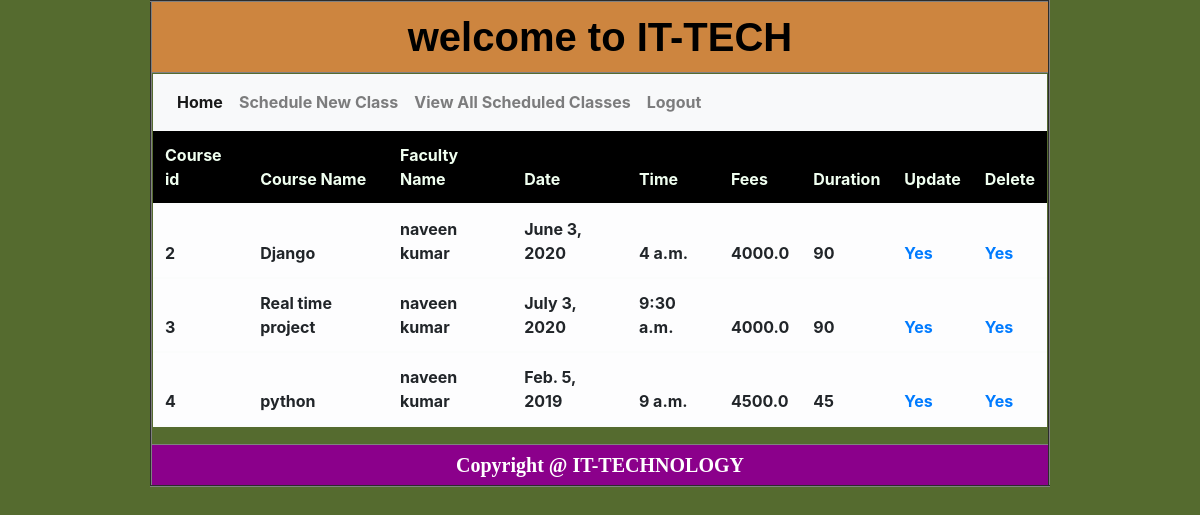
Before: /viewschedule_class/ with the older database file.
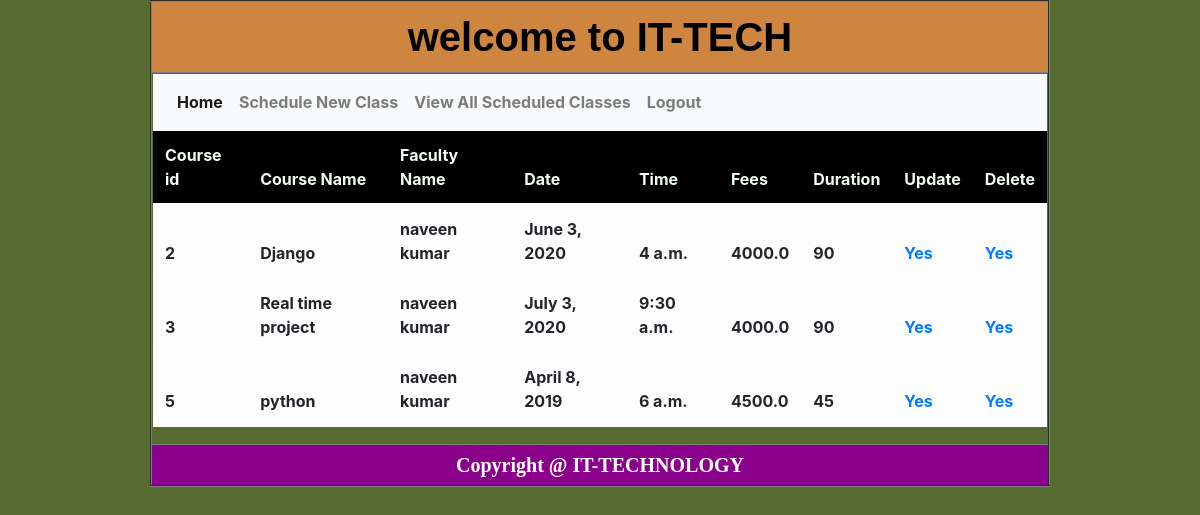
After: the same page with the newer database file.
### ITapp/models.py (models this page shows)
class ScheduleclassModel(models.Model):
    course_id=models.AutoField(default=None,primary_key=True)
    course_name=models.CharField(max_length=50,unique=True)
    faculty=models.CharField(max_length=50)
    date=models.DateField()
    time=models.TimeField()
    fee=models.FloatField()
    duration=models.IntegerField()

### ITapp/views.py (the view)
# urls.py: path('viewschedule_class/', views.viewschedule_class, name="viewschedule_class"),
def viewschedule_class(request):
    result=ScheduleclassModel.objects.all()
    return render(request,"viewschedule_class.html",{"data":result})

### templates/viewschedule_class.html
{% extends 'common.html' %}
{% block IT %}
    {% include 'admin_menu.html' %}
   <table class="table table-light">
      <thead>
         <tr style="background-color: black;color: honeydew">
             <th scope="col">Course id</th>
             <th scope="col">Course Name</th>
             <th scope="col">Faculty Name</th>
             <th scope="col">Date</th>
             <th scope="col">Time</th>
             <th scope="col">Fees</th>
             <th scope="col">Duration</th>
             <th scope="col">Update</th>
             <th scope="col">Delete</th>
         </tr>
      {% for x in data %}
           <tr>
               <th scope="col">{{ x.course_id }}</th>
             <th scope="col">{{ x.course_name }}</th>
             <th scope="col">{{ x.faculty }}</th>
             <th scope="col">{{ x.date }}</th>
             <th scope="col">{{ x.time }}</th>
             <th scope="col">{{ x.fee }}</th>
             <th scope="col">{{ x.duration }}</th>
             <th scope="col">
               <a href="{% url 'update_cls' %}?c_name={{ x.course_name }}">Yes</a>
             </th>
             <th scope="col">
                  <a href="{% url 'delete_course' %}?did={{ x.course_id }}">Yes</a>
             </th>
         </tr>
      {% endfor %}
      </thead>
   </table>
{% endblock %}

### templates/common.html (shortened to what this page needs)
<!doctype html>
<html lang="en">
  <head>
    <link rel="stylesheet" href="https://stackpath.bootstrapcdn.com/bootstrap/4.5.0/css/bootstrap.min.css">
  </head>
  <body style="background-color: darkolivegreen">
    <table align="center" border="2" width="900">
        <tr>
            <th id="title">welcome to IT-TECH</th>
        </tr>
        <tr>
            <th>
                {% block IT %}
                {% endblock %}
            </th>
        </tr>
        <tr>
            <th id="copyright">Copyright @ IT-TECHNOLOGY</th>
        </tr>
    </table>
  </body>
</html>

### templates/admin_menu.html (shortened to what this page needs)
<nav class="navbar navbar-expand-lg navbar-light bg-light">
  <div class="collapse navbar-collapse" id="navbarNav">
    <ul class="navbar-nav">
      <li class="nav-item active">
        <a class="nav-link" href="#">Home <span class="sr-only">(current)</span></a>
      </li>
      <li class="nav-item">
        <a class="nav-link" href="{% url 'schedule_newcls' %}">Schedule New Class</a>
      </li>
      <li class="nav-item">
        <a class="nav-link" href="{% url 'viewschedule_class' %}">View All Scheduled Classes</a>
      </li>
        <li class="nav-item">
        <a class="nav-link" href="{% url 'main' %}">Logout</a>
      </li>
    </ul>
  </div>
</nav>

### templates/common.html (style rules this page uses)
#title { font-family: Arial; font-size: 40px; background-color: peru; color: black; padding: 5px; text-align: center; }
#copyright { font-family: Calibri; font-size: 20px; background-color: darkmagenta; color:white; padding: 5px; text-align: center; }

Changed rows visible on the page:
removed ScheduleclassModel: course_id "4", course_name "python", faculty "naveen kumar", date "Feb. 5, 2019", time "9 a.m.", fee "4500.0", duration "45"
added ScheduleclassModel: course_id "5", course_name "python", faculty "naveen kumar", date "April 8, 2019", time "6 a.m.", fee "4500.0", duration "45"
